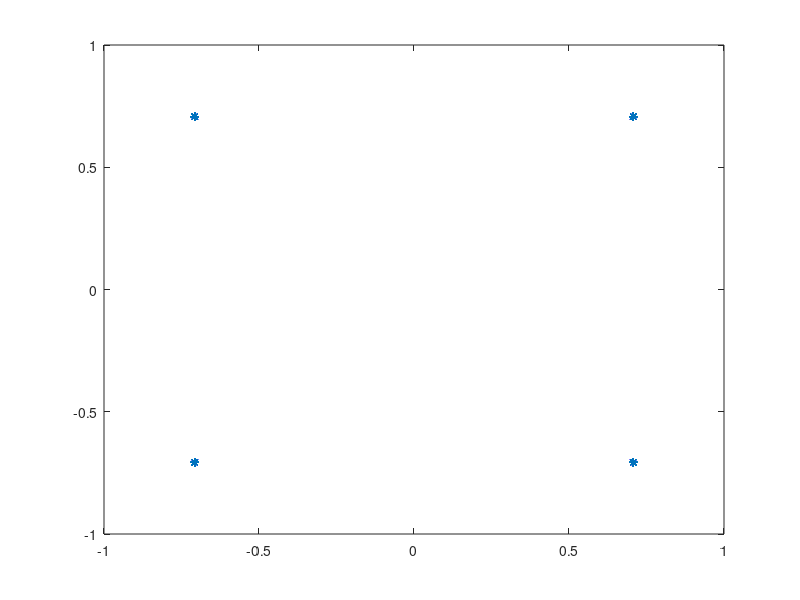

MATLAB code for this plot: (Note: this script raises an error after producing the figure.)
clear all,
close all,
clc,

%% Partie 2

Ns=500;    %Nombre de symboles
Ds=1e6;     %Debit symbole
Fse=4;      %Facteur sur echantillonnage
Fe=4e6;     %Fréquence echantillonnage
N=2;        %Nombre de bits par symbole
Ntot=Ns*N;  %Nombre de bits
M=4;
SNR = 20;

%Création du flux binaire
bits=randi([0 M-1],1,Ntot);

%Création de la modulation
modi = pskmod(bits, M,pi*3/M,'gray');
sigmas = var(modi);

figure,
plot(modi,'*');

% % Filtrage
%Données du filtre
Span=8;
alpha=0.35;

%Création du filtre
filtre=rcosdesign(alpha,Span,Fse);
s=conv(filtre,modi);

sech = upsample(s,Fse);


% % Tracé du périodogramme
figure,
pwelch(s);


%% Partie 4

%canal1
n = 21;
d2 = -2.5;
d1 = 1.3;

hn2 = canal1(d2,n);

hn1 = canal1(d1,n);


%fvtool(hn1);

%canal2

hn0 = canal1(0,n);

test1 = canal2(1,1,hn0, canal1(1,n));

test2 = canal2(1,1,hn0, canal1(2,n));

test3 = canal2(1,1,hn0, canal1(3,n));

figure,
freqz(test1,1,1024,Fe);
hold all,

test1 = canal2(1,1,hn0, canal1(1,n));hold on,
freqz(test2,1,1024,Fe);
freqz(test3,1,1024,Fe);
legend('Cas 1', 'Cas 2', 'Cas 3');

%% Egalisation

alpha1 = 1;
P = 1000;
L = 1;

varbruit = sigmas/(10^(SNR/10));
bruit=sqrt(varbruit)*(randn(1,P+L)+1i*randn(1,P+L));


vn = [1 alpha1];

rn = conv(modi,vn);

rnb = rn + bruit;

%Q2



step = diag(vn(2)*ones(P+L,1))+diag(vn(1)*ones(P,1),1);
Vn = step(1:P,:);

WFZ = pinv(Vn);

pn = zeros(P,P+L);
for i=1:P
    pn(i,:) = conv(vn,flip(WFZ(i,:)));
end

Sd = zeros(P,1);

for i=1:P
   Sd(i)=abs(pn(i,i)).^2/(sum(abs(pn(i,:)).^2)-abs(pn(i,i)).^2);
end

[maxi,d] = max(Sd);

%Q3

figure,
subplot(2,1,1),
plot(rnb,'*'); 

sigegalise = filter(flip(WFZ(d,:)),1,rnb);

subplot(2,1,2),
plot(sigegalise,'*');
title("Signal après égalisation");




%Q4

Vdag=conj(Vn)';

%esp=mean(abs(Sd-flip(WFZ)'.*rn).^2);

WMMSE = ((Vdag*Vn+varbruit^2/sigmas^2*diag(1*ones(P+L,1)))^-1)*Vdag;

WMMSE = zeros(P+L,P+L);

% for i=1:P+L
%     WMMSE(i,:) = prt1(:,1)-esp(1,:)';
% end

pn2 = zeros(P,P+L+1);
for i=1:P
    pn2(i,:) = conv(vn,flip(WMMSE(i,:)));
end

Sd2 = zeros(P,1);

for i=1:P
   Sd2(i)=abs(pn2(i,i)).^2/(sum(abs(pn2(i,:)).^2)-abs(pn2(i,i)).^2);
end

[maxii,dd] = max(Sd2);

figure,
subplot(2,1,1),
plot(rn,'*'); 

sigegalise = filter(flip(WMMSE(d,:)),1,rn);

subplot(2,1,2),
plot(sigegalise,'*');
title("Signal après égalisation");
